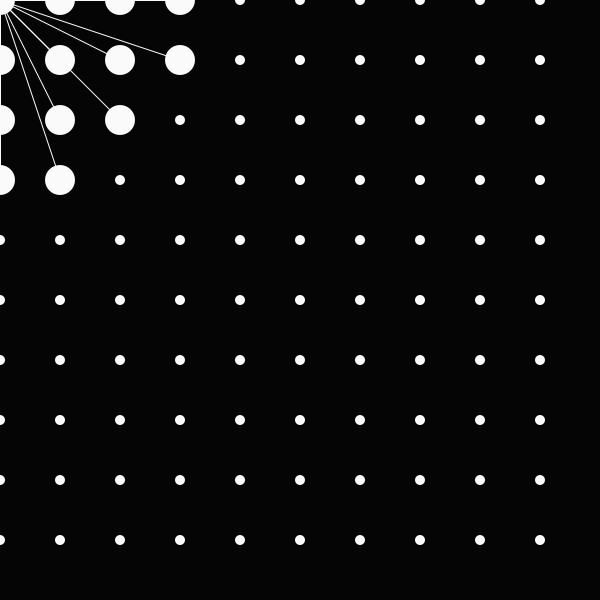
Frame 1 (no input)
Frame 60 (the mouse pressed at the canvas centre just before this capture): identical to frame 1, image omitted
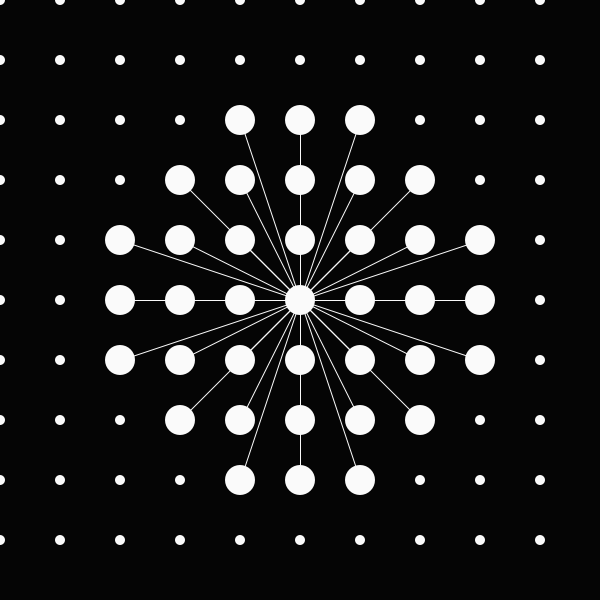
Frame 120 (the mouse held since frame 60 and released just before this capture)

The Processing sketch that drew these frames (run headless with seeded random() and noise(); from frame 60 on, the mouse is pressed at the canvas centre):

// Processing sketch: processing_114159
// ── processing_114159.pde

int num =10;

int[] x = new int[num];
int[] y = new int[num];
//int x,y;

void setup() {
  size(600, 600);
  // initialize values of grid
  for (int j=0; j<y.length; j++) {
    for (int i=0; i<x.length; i++) {
      x[i]=(width/num)*i;
      y[j]=(height/num)*j;
    }
  }
}

void draw () {
  noCursor();
  background(5);

  ellipse(mouseX, mouseY, 10, 10);     //replace cursor with circle

  for (int j=0; j<y.length; j++) {
    for (int i=0; i<x.length; i++) {                  //create row for each y-position
      int r = 10;
      if (dist(mouseX, mouseY, x[i], y[j])<200) {    //check for distance to mouse
        r = 30;
        stroke(250);
        line(mouseX, mouseY, x[i], y[j]);            //line connecting mouse circle
      }
      noStroke();
      fill(250);
      ellipse(x[i], y[j], r, r);              //draw circle at grid point
    }
  }
}
